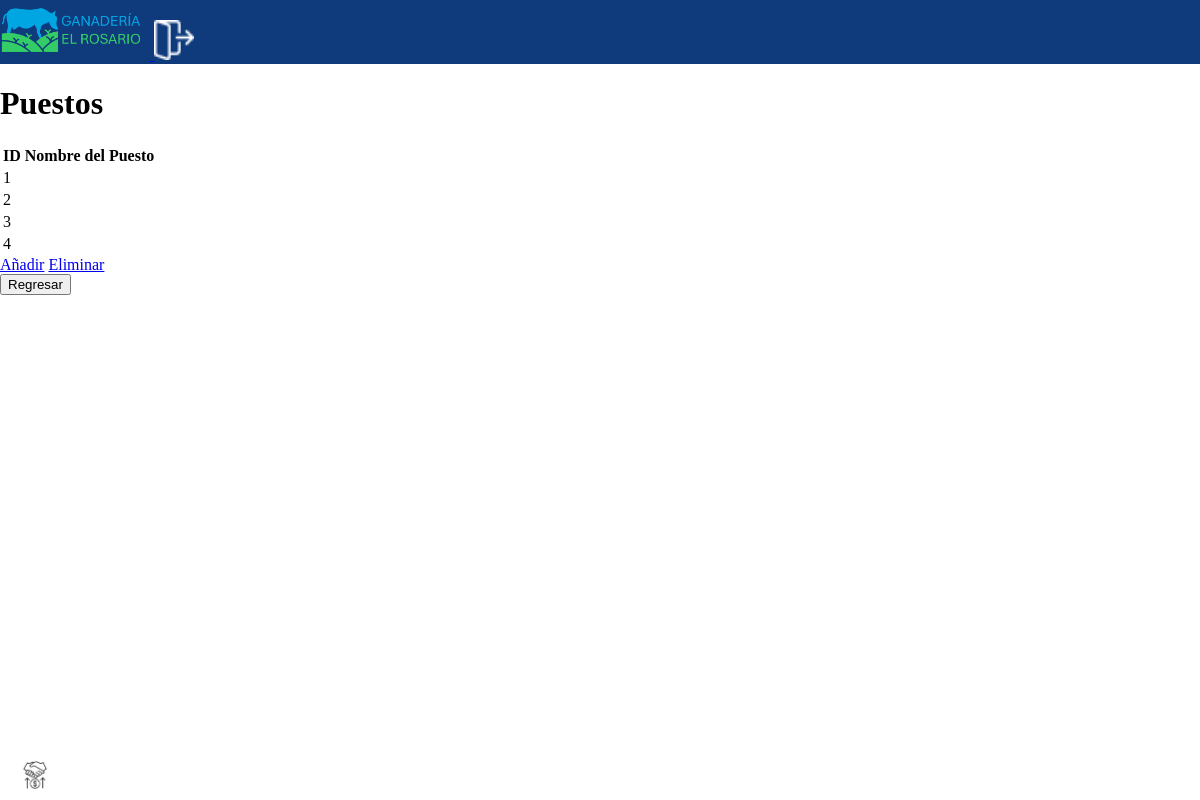
Screenshot of /puestos.php with the database file from the repository.
### tables this page shows
CREATE TABLE `Puestos` (
  `Id_puesto` int NOT NULL,
  `Nombre` varchar(50) NOT NULL
);

### www/puestos.php (the view)
<?php
include("db.php");
include("includes/header.php");
?>
<body>
    <div class="container mt-5">
        <h1>Puestos</h1>
        <div class="table-responsive">
            <table class="table table-striped table-bordered">
                <thead class="thead-dark">
                    <tr>
                        <th>ID</th>
                        <th>Nombre del Puesto</th>
                    </tr>
                </thead>
                <tbody>
                    <?php
                    $query = "SELECT * FROM Puestos";
                    $result = mysqli_query($conn, $query);
                    if ($result && mysqli_num_rows($result) > 0) {
                        while ($row = mysqli_fetch_assoc($result)) {
                            echo "<tr>";
                            echo "<td>" . $row['Id_puesto'] . "</td>";
                            echo "<td>" . $row['Puesto'] . "</td>";
                            echo "</tr>";
                        }
                    } else {
                        echo "<tr><td colspan='2'>No se encontraron puestos.</td></tr>";
                    }
                    ?>
                </tbody>
            </table>
        </div>
    </div>
    <div class="text-center">
        <a href="agregar_p.php" class="btn btn-success">Añadir</a>
        <a href="eliminar_p.php" class="btn btn-danger">Eliminar</a>
    </div>
    <div class="text-center mt-3">
        <button class="btn btn-primary" onclick="history.back()">Regresar</button>
    </div>
</body>
</html>
<?php include("includes/footer.php") ?>

### www/includes/footer.php (style rules this page uses)
html, body { height: 100%; margin: 0; }
body { display: flex; flex-direction: column; }

### rows the page displays
puestos: Id_puesto "1"
puestos: Id_puesto "2"
puestos: Id_puesto "3"
puestos: Id_puesto "4"
